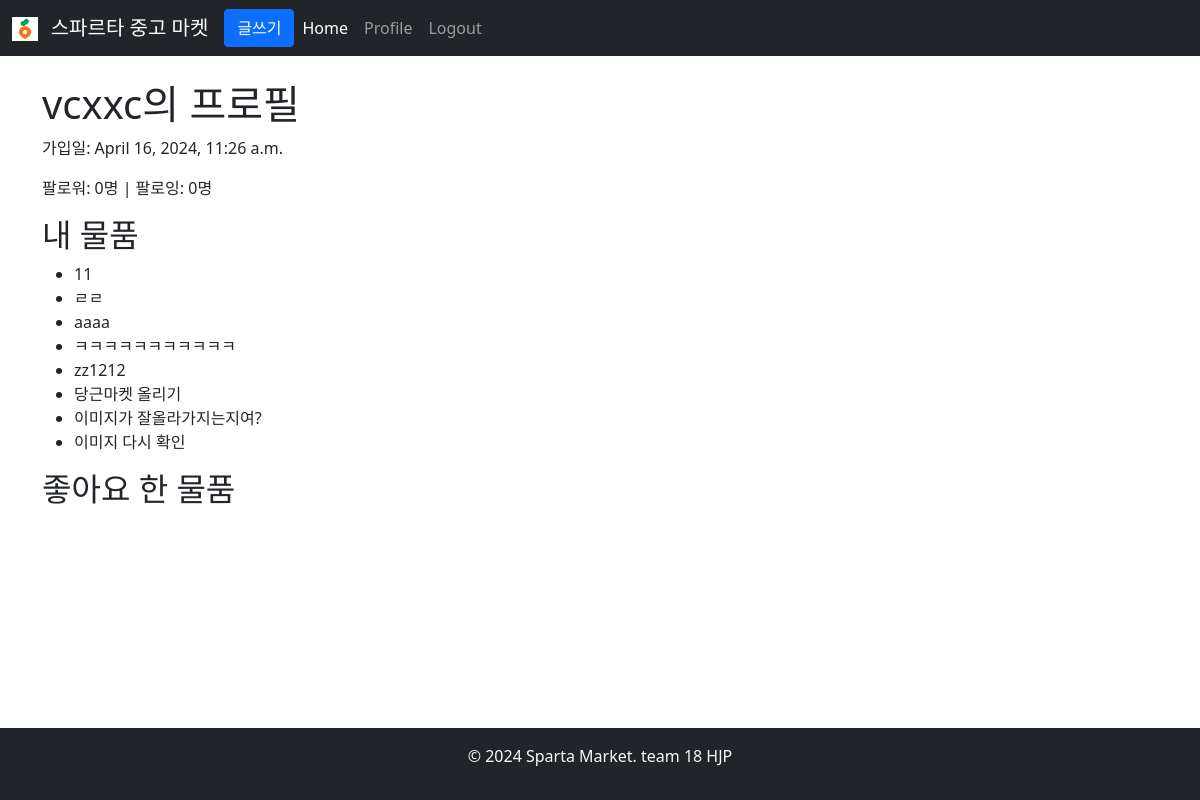
The app's page /accounts/users/vcxxc/ with its own data.
### accounts/models.py (models this page shows, shortened)
class Profile(models.Model):
    user = models.OneToOneField(settings.AUTH_USER_MODEL, on_delete=models.CASCADE, related_name='profile')
    favorites = models.ManyToManyField('products.Post', related_name='favorited_by_profiles')
    joined_at = models.DateTimeField(auto_now_add=True)

### products/models.py (models this page shows, shortened)
class Post(models.Model):
    user = models.ForeignKey(User, on_delete=models.CASCADE, related_name='posts')
    title = models.CharField(max_length=100)
    image = models.ImageField(upload_to='media/', blank=True, null=True)
    image_url = models.URLField(default='', blank=True)
    price = models.DecimalField(max_digits=10, decimal_places=0)
    address = models.CharField(max_length=255)
    likes_count = models.PositiveIntegerField(default=0)
    created_at = models.DateTimeField(auto_now_add=True)
    content = models.TextField(blank=True, null=True)

### accounts/views.py (the view)
# urls.py: path('users/<str:username>/', profile_view, name='user_profile'),
def profile_view(request, username):
    user = get_object_or_404(User, username=username)
    if not hasattr(user, 'profile'):
        Profile.objects.create(user=user)
    posts = user.posts.all()  # 유저가 등록한 물품
    favorites = user.profile.favorites.all()  # 유저가 찜한 물품
    print(favorites)
    followers = user.followers.count()  # 해당 유저를 팔로우하는 사용자 수
    following = user.following.count()  # 해당 유저가 팔로우하는 사용자 수
    return render(request, 'accounts/profile.html', {
        'user': user,
        'posts': posts,
        'favorites': favorites,
        'followers': followers,
        'following': following
    })

### accounts/templates/accounts/profile.html (shortened to what this page needs)
{% extends 'base.html' %}
{% block content %}
<h1>{{ user.username }}의 프로필</h1>
<p>가입일: {{ user.profile.joined_at }}</p>
<p>팔로워: {{ followers }}명 | 팔로잉: {{ following }}명</p>
<h2>내 물품</h2>
<ul>
    {% for post in posts %}
    <li>{{ post.title }}</li>
    {% endfor %}
</ul>
<h2>좋아요 한 물품</h2>
{% endblock %}

### static/css/styles.css (style rules this page uses)
body { display: flex; flex-direction: column; min-height: 100vh; }

### records on screen
Post: title "11"
Post: title "ㄹㄹ"
Post: title "aaaa"
Post: title "ㅋㅋㅋㅋㅋㅋㅋㅋㅋㅋㅋ"
Post: title "zz1212"
Post: title "당근마켓 올리기"
Post: title "이미지가 잘올라가지는지여?"
Post: title "이미지 다시 확인"

### other values on screen
{{ user.username }} "vcxxc"
{{ user.profile.joined_at }} "April 16, 2024, 11:26 a.m."
{{ followers }} "0"
{{ following }} "0"
